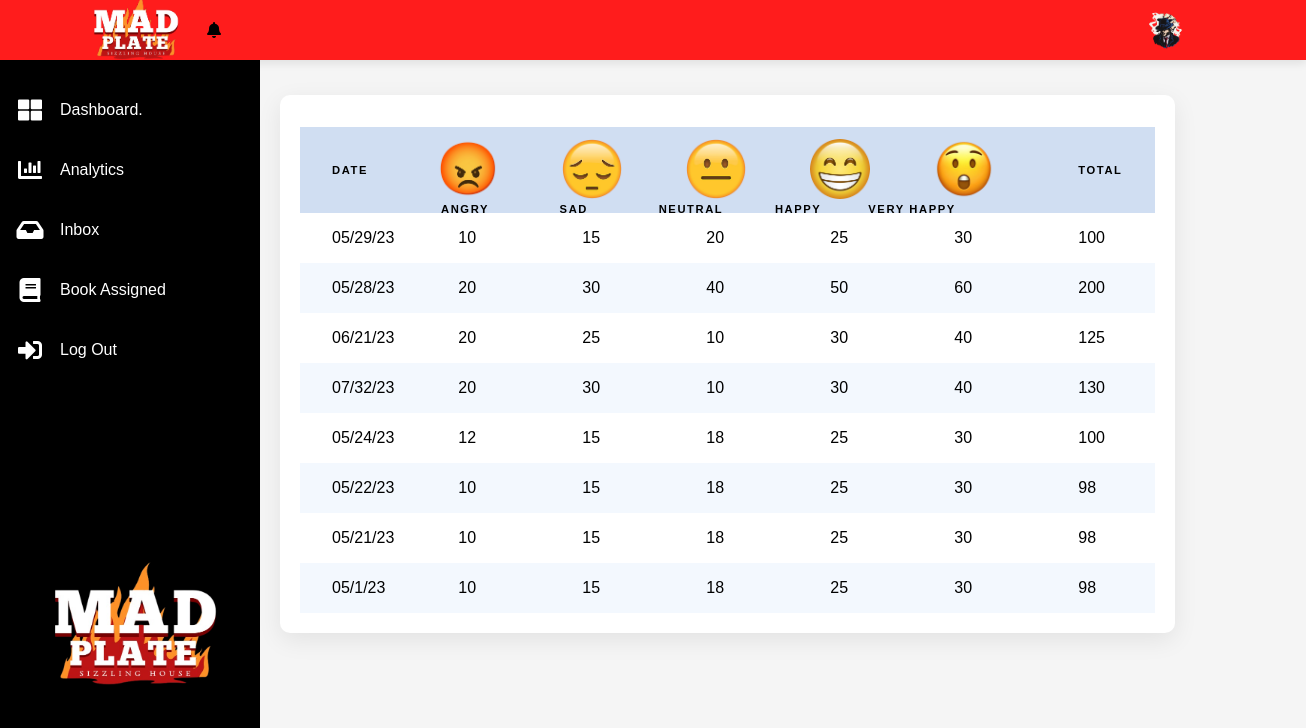
Screenshot of /public/db.php with the database file from the repository.
### tables this page shows
CREATE TABLE `data_analysis` (
  `id` int(250) NOT NULL,
  `date_range` varchar(500) NOT NULL,
  `angry` varchar(500) DEFAULT NULL,
  `sad` varchar(500) DEFAULT NULL,
  `neutral` varchar(500) DEFAULT NULL,
  `happy` varchar(500) DEFAULT NULL,
  `very_happy` varchar(500) DEFAULT NULL,
  `total` varchar(500) NOT NULL
);

### public/db.php (the view, shortened to what this page needs)
<?php
  include'../connect/connect.php';
?>
<!DOCTYPE html>
<html lang="en">
<head>
    <link rel="stylesheet" href="css/db.css">
    <link rel="stylesheet" href="https://use.fontawesome.com/releases/v5.15.4/css/all.css"/>
</head>
<body>
    <div class="container">
      <div class="topbar">
        <div class="logo">
          <img src="images/2.png" alt="Avatar" class="avatar">
        </div>
        <i class="fas fa-bell"></i>
        <div class="user">
          <img src="images/user.png" alt="">
        </div>
      </div>
      <div class="sidebar">
        <ul>
          <li>
            <a href="db.php">
              <i class="fas fa-th-large"></i>
              <div>Dashboard.</div>
            </a>
          </li>
          <li>
            <a href="chart.php">
              <i class="fas fa-chart-bar"></i>
              <div>Analytics</div>
            </a>
          </li>
          <li>
            <a href="inbox.php">
              <i class="fas fa-inbox"></i>
              <div>Inbox</div>
            </a>
          </li>
          <li>
            <a href="book_assigned.php">
              <i class="fas fa-book"></i>
              <div>Book Assigned</div>
            </a>
          </li>
          <li>
            <a href="index.html">
              <i class="fas fa-sign-in-alt"></i>
              <div>Log Out</div>
            </a>
          </li>
        </ul>
        <div class="logo">
          <img src="images/2.png" alt="Avtr" class="avtr">
        </div>
      </div>
      <div class="main">
        <div class="cards">
          <div class="card">
            <div class="table">
              <table>
                <thead>
                  <tr>
                    <th>Date</th>
                    <th><img src="images/Angry 1.png"> </th>
                    <p>Angry&nbsp;&nbsp;&nbsp;&nbsp;&nbsp;&nbsp;&nbsp;&nbsp;&nbsp;&nbsp;&nbsp;&nbsp;&nbsp;&nbsp;&nbsp;Sad
                    &nbsp;&nbsp;&nbsp;&nbsp;&nbsp;&nbsp;&nbsp;&nbsp;&nbsp;&nbsp;&nbsp;&nbsp;&nbsp;&nbsp;Neutral
                    &nbsp;&nbsp;&nbsp;&nbsp;&nbsp;&nbsp;&nbsp;&nbsp;&nbsp;&nbsp;Happy
                    &nbsp;&nbsp;&nbsp;&nbsp;&nbsp;&nbsp;&nbsp;&nbsp;&nbsp;Very Happy</p>
                    <th><img src="images/Sad.png"> </th>
                    <th><img src="images/Neutral.png"> </th>
                    <th><img src="images/Happy.png"> </th>
                    <th><img src="images/Very Happy.png"> </th>
                    <th>TOTAL</th>
                  </tr>
                </thead>
                <tbody>
                  <?php
                    $sql = "SELECT * FROM data_analysis ORDER BY id DESC";
                      $result = $conn->query($sql);
                      if ($result->num_rows > 0) {
                        while($row = $result->fetch_assoc()) {
                          ?>
                            <tr>
                               <td><?php echo$row['date_range']?></td>
                               <td><?php echo$row['angry']?></td>
                               <td><?php echo$row['sad']?></td>
                               <td><?php echo$row['neutral']?></td>
                               <td><?php echo$row['happy']?></td>
                               <td><?php echo$row['very_happy']?></td>
                               <td><?php echo$row['total']?></td>
                            </tr>
                          <?php
                        }
                      } else {
                        echo "0 results";
                      }
                  ?>
                </tbody>
              </table>
            </div>
          </div>
        </div>
        </div>
      </div>
</body>
</html>

### public/css/db.css (style rules this page uses)
* { padding: 0; margin: 0; box-sizing: border-box; font-family: 'poppins', sans-serif; }
.topbar { position: fixed; background: #ff1c1c; box-shadow: 0 4px 8px 0 rgba(0, 0, 0, 0.08); width: 100%; height: 60px; padding: 0 20px; display: grid; grid-template-columns: 2fr 10fr 0.4fr 1fr; align-items: center; z-index: 1; }
.logo { color: black; }
img.avatar { border-radius: 50%; width: 130px; border-radius: 50%; background-position: left; background-repeat: no-repeat; position: absolute; left: 71px; top: -6px }
img.avtr { width: 250px; background-position: left; background-repeat: no-repeat; position: absolute; left: 10px; bottom: 100px }
.user { position: relative; width: 50px; height: 50px; }
.user img { position: absolute; top: 0; left: 0; height: 100%; width: 100%; object-fit: cover; }
.sidebar { position: fixed; top: 60px; width: 260px; height: calc(100% - 60px); background: #000; overflow-x: hidden ; }
.sidebar ul { margin-top: 20px; }
.sidebar ul li { width: 100%; list-style: none; }
.sidebar ul li a { width: 100%; text-decoration: none; color: #fff; height: 60px; display: flex; align-items: center; }
.sidebar ul li a i { min-width: 60px; font-size: 24px; text-align: center; }
.main { position: absolute; top: 60px; width: calc(100% - 260px); left: 260px; min-height: calc(100vh - 60px); background: #f5f5f5; }
.cards { width: 100%; padding: 35px 20px; display: grid; grid-template-columns: repeat(4, 1fr); grid-gap: 20px; }
.cards .card { padding: 20px; display: flex; align-items: center; justify-content: space-between; background: #fff; border-radius: 10px; box-shadow: 0 7px 25px 0 rgba(0, 0, 0, 0.08); }
.table { display: grid; height: auto; justify-content: center; align-items: center; color:rgb(0, 0, 0); }
table { border-collapse: collapse; text-align: left; background-color: rgb(255, 255, 255); }
.table img { width: 60px; position: relative; left:-20px; }
p { font-size: 0.7rem; font-weight: 900; text-transform: uppercase; letter-spacing: 0.1rem; position: relative; text-align: left; left: 141px; top: 88px; }
th { background-color: #d0def2; padding: 0.75rem 2rem; text-transform: uppercase; letter-spacing: 0.1rem; font-size: 0.7rem; font-weight: 900; }
td { padding: 1rem 2rem; }
tr:nth-child(even) { background-color: #f3f8fe; }

### rows the page displays
data_analysis: date_range "05/29/23", angry "10", sad "15", neutral "20", happy "25", very_happy "30", total "100"
data_analysis: date_range "05/28/23", angry "20", sad "30", neutral "40", happy "50", very_happy "60", total "200"
data_analysis: date_range "06/21/23", angry "20", sad "25", neutral "10", happy "30", very_happy "40", total "125"
data_analysis: date_range "07/32/23", angry "20", sad "30", neutral "10", happy "30", very_happy "40", total "130"
data_analysis: date_range "05/24/23", angry "12", sad "15", neutral "18", happy "25", very_happy "30", total "100"
data_analysis: date_range "05/22/23", angry "10", sad "15", neutral "18", happy "25", very_happy "30", total "98"
data_analysis: date_range "05/21/23", angry "10", sad "15", neutral "18", happy "25", very_happy "30", total "98"
data_analysis: date_range "05/1/23", angry "10", sad "15", neutral "18", happy "25", very_happy "30", total "98"
